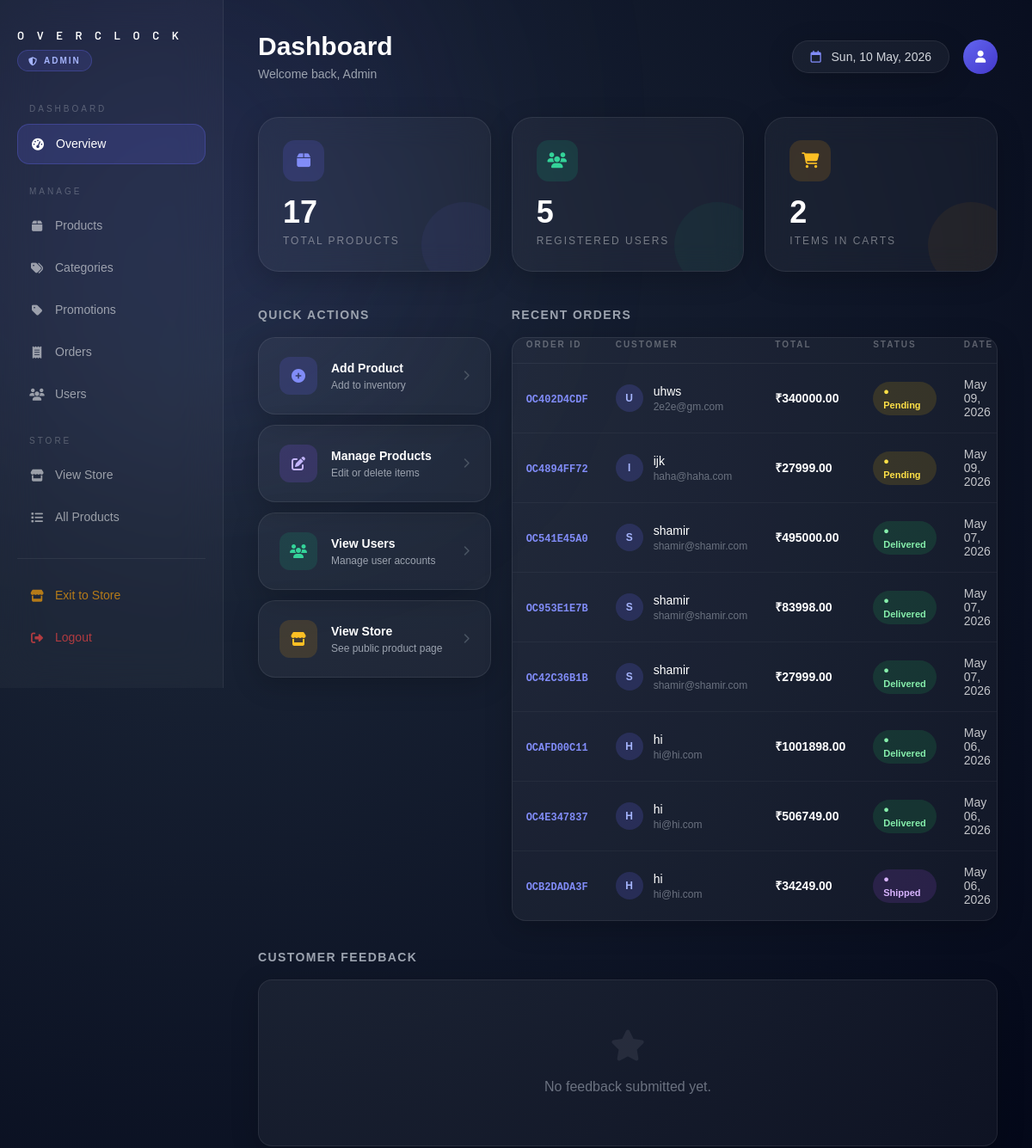
Page /admin-home/ (signed in, upper part) on the earlier database version.
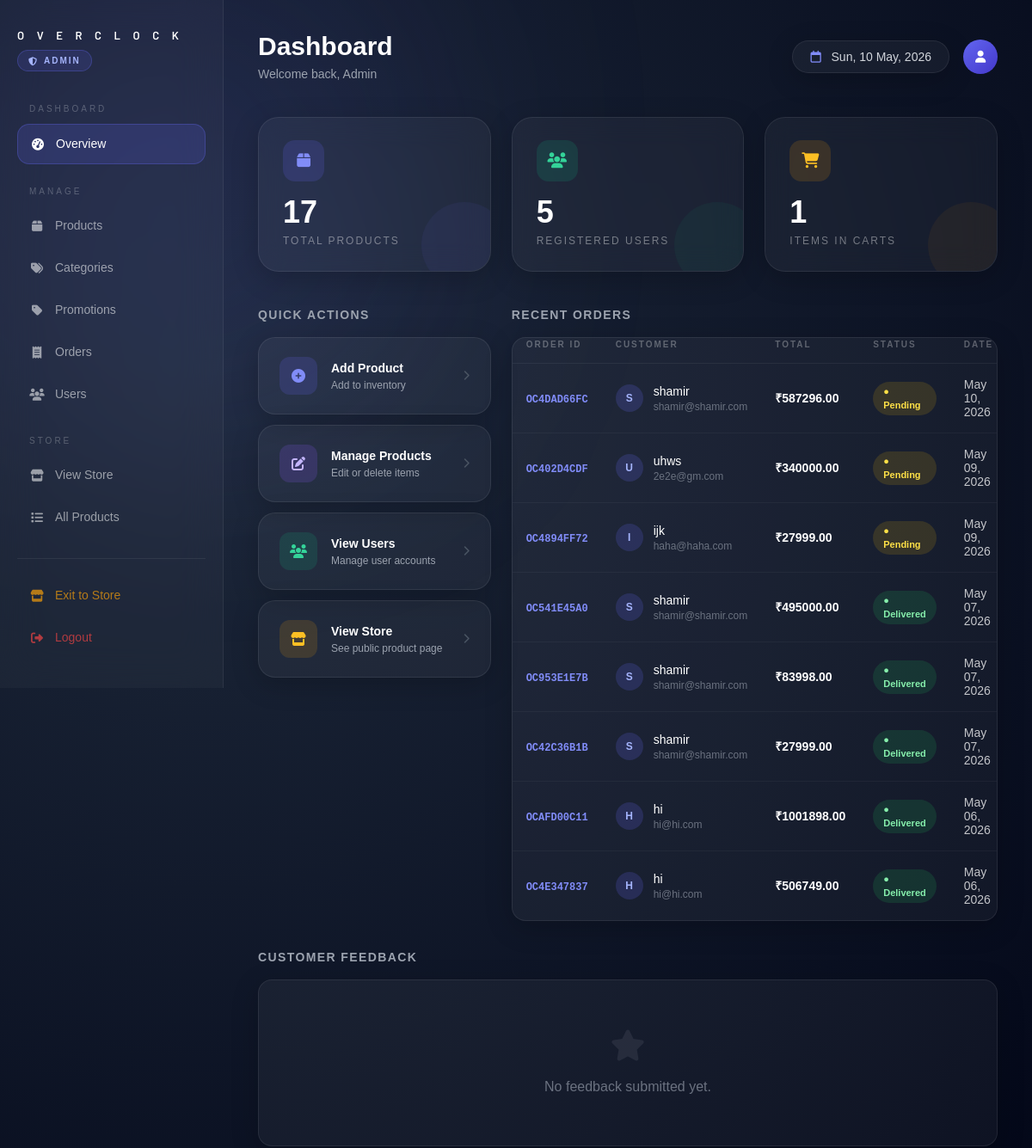
Same page on the later database version.
### Overclock/models.py (models this page shows, shortened)
class Order(models.Model):
    STATUS_CHOICES = [
        ('Pending',    'Pending'),
        ('Processing', 'Processing'),
        ('Shipped',    'Shipped'),
        ('Delivered',  'Delivered'),
    ]
    PAYMENT_CHOICES = [
        ('COD',  'Cash on Delivery'),
        ('UPI',  'UPI'),
        ('CARD', 'Credit/Debit Card'),
    ]
    order_id       = models.CharField(max_length=20, unique=True, editable=False)
    user           = models.ForeignKey(User, on_delete=models.SET_NULL, null=True, blank=True)
    full_name      = models.CharField(max_length=100)
    email          = models.EmailField()
    phone          = models.CharField(max_length=15)
    address        = models.TextField()
    city           = models.CharField(max_length=100)
    pincode        = models.CharField(max_length=10)
    payment_method = models.CharField(max_length=10, choices=PAYMENT_CHOICES)
    upi_id         = models.CharField(max_length=100, blank=True, null=True)
    card_number    = models.CharField(max_length=20,  blank=True, null=True)
    card_expiry    = models.CharField(max_length=7,   blank=True, null=True)
    card_cvv       = models.CharField(max_length=4,   blank=True, null=True)
    delivery_email  = models.EmailField(blank=True, null=True)   # email for digital delivery
    license_key     = models.TextField(blank=True, null=True)    # filled by admin for digital products
    subtotal       = models.DecimalField(max_digits=10, decimal_places=2)
    delivery_fee   = models.DecimalField(max_digits=10, decimal_places=2)
    grand_total       = models.DecimalField(max_digits=10, decimal_places=2)
    promo_code        = models.CharField(max_length=500, blank=True, null=True)
    discount_amount   = models.DecimalField(max_digits=10, decimal_places=2, default=0)
    status         = models.CharField(max_length=20, choices=STATUS_CHOICES, default='Pending')
    created_at     = models.DateTimeField(auto_now_add=True)
    class Meta:
        ordering = ['-created_at']

### Overclock/views.py (the view)
# urls.py: path('admin-home/',  views.adminhome,  name='adminhome'),
@admin_required
def adminhome(request):
    if not request.session.get('is_admin'):
        return redirect('adminlogin')
    total_products   = Product.objects.count()
    total_users      = User.objects.count()
    total_cart_items = Cart.objects.count()
    recent_products  = Product.objects.order_by('-created_at')[:6]
    recent_orders    = Order.objects.prefetch_related('items').order_by('-created_at')[:8]
    feedbacks        = Feedback.objects.order_by('-created_at')
    contact_messages = ContactMessage.objects.order_by('-created_at')
    return render(request, 'adminhome.html', {
        'total_products':   total_products,
        'total_users':      total_users,
        'total_cart_items': total_cart_items,
        'recent_products':  recent_products,
        'recent_orders':    recent_orders,
        'feedbacks':        feedbacks,
        'contact_messages': contact_messages,
    })

### Overclock/context_processors.py (called while the page is built)
def categories(request):
    return {
        'nav_categories': Category.objects.all().order_by('name')
    }

### Overclock/views.py (called while the page is built)
def admin_required(view_func):
    from functools import wraps
    @wraps(view_func)
    def wrapper(request, *args, **kwargs):
        if not request.session.get('is_admin'):
            return redirect('adminlogin')
        return view_func(request, *args, **kwargs)
    return wrapper

### Overclock/templates/adminhome.html (shortened to what the changed rows need)
{% load static %}
<!DOCTYPE html>
<html lang="en">
<head>
<script src="https://cdn.tailwindcss.com"></script>
<link href="https://cdnjs.cloudflare.com/ajax/libs/font-awesome/6.5.0/css/all.min.css" rel="stylesheet">
</head>
<body>
<aside class="sidebar">
    <div>
        <h1 class="sidebar-logo">O V E R C L O C K</h1>
    </div>
</aside>
<main class="main">
    <div class="flex justify-between items-center mb-10 fade-up">
        <div>
            <h2 class="text-3xl font-bold mb-1">Dashboard</h2>
        </div>
    </div>
    <div class="grid grid-cols-1 md:grid-cols-3 gap-6 mb-10">
        <div class="stat-card glass fade-up">
            <div class="stat-icon"
                 style="background: rgba(245,158,11,0.15); color: #fbbf24;">
                <i class="fa-solid fa-cart-shopping"></i>
            </div>
            <div class="stat-value">{{ total_cart_items }}</div>
            <div class="stat-label">Items in Carts</div>
            <div style="
                position:absolute;
                right:-20px; bottom:-20px;
                width:100px; height:100px;
                border-radius:50%;
                background: rgba(245,158,11,0.06);
            "></div>
        </div>
    </div>
    <div class="grid grid-cols-1 lg:grid-cols-3 gap-6">
        <div class="lg:col-span-2 fade-up">
            <div class="glass rounded-2xl overflow-hidden">
                {% if recent_orders %}
                <table class="activity-table">
                    <thead>
                        <tr>
                            <th>Order ID</th>
                            <th>Customer</th>
                            <th>Total</th>
                            <th>Status</th>
                            <th>Date</th>
                        </tr>
                    </thead>
                    <tbody>
                        {% for order in recent_orders %}
                        <tr style="cursor:pointer;"
                            onclick="window.location='{% url 'admin_orders' %}#order-{{ order.order_id }}'">
                            <td>
                                <span class="font-mono text-indigo-400 font-semibold text-xs">
                                    {{ order.order_id }}
                                </span>
                            </td>
                            <td>
                                <div class="flex items-center gap-3">
                                    <div class="w-8 h-8 rounded-full flex items-center justify-center text-xs font-bold flex-shrink-0"
                                         style="background: rgba(99,102,241,0.2); color: #a5b4fc;">
                                        {{ order.full_name|first|upper }}
                                    </div>
                                    <div>
                                        <div class="text-white text-sm font-medium">{{ order.full_name }}</div>
                                        <div class="text-gray-500 text-xs">{{ order.email }}</div>
                                    </div>
                                </div>
                            </td>
                            <td class="font-semibold" style="color: white;">
                                ₹{{ order.grand_total }}
                            </td>
                            <td>
                                {% if order.status == 'Pending' %}
                                    <span class="badge" style="background:rgba(234,179,8,0.15); color:#fde047;">● Pending</span>
                                {% elif order.status == 'Processing' %}
                                    <span class="badge" style="background:rgba(59,130,246,0.15); color:#93c5fd;">● Processing</span>
                                {% elif order.status == 'Shipped' %}
                                    <span class="badge" style="background:rgba(168,85,247,0.15); color:#d8b4fe;">● Shipped</span>
                                {% elif order.status == 'Delivered' %}
                                    <span class="badge" style="background:rgba(34,197,94,0.15); color:#86efac;">● Delivered</span>
                                {% endif %}
                            </td>
                            <td class="text-xs text-gray-500">
                                {{ order.created_at|date:"M d, Y" }}
                            </td>
                        </tr>
                        {% endfor %}
                    </tbody>
                </table>
                {% else %}
                <div class="text-center py-16 text-gray-500">
                    <i class="fa-solid fa-receipt text-4xl mb-4 block opacity-20"></i>
                    No orders yet.
                </div>
                {% endif %}
            </div>
        </div>
    </div>
</main>
</body>
</html>

Differences in the rows shown:
no longer on this page (row unchanged): Order: order_id "OCB2DADA3F", full_name|first "H", full_name "hi", email "hi@hi.com", grand_total "34249.00", status "● Shipped", created_at "May 06, 2026"
added Order: order_id "OC4DAD66FC", full_name|first "S", full_name "shamir", email "shamir@shamir.com", grand_total "587296.00", status "● Pending", created_at "May 10, 2026"
Other differences:
{{ total_cart_items }}: "2" → "1"
